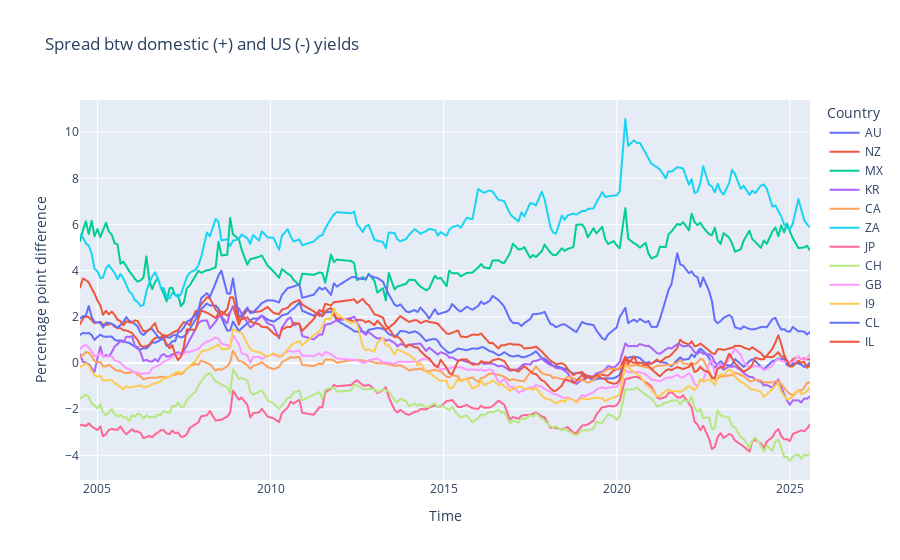

Notebook cell for this chart:
### Code cell
# Plot of expected depreciation rates, starting July 2004
plot_data = spread_data[['REF_AREA','yield_spread']].copy()
plot_data = plot_data[~(plot_data['REF_AREA']).isin(
    ['DE','SE', 'FR', 'ES'] # countries to exclude
)]
plot_data.sort_values(by='REF_AREA',inplace=True)
plot_data.sort_index(inplace=True)

display(spread_data.head())

px.line(
    plot_data,
    y='yield_spread',
    line_group='REF_AREA',
    color='REF_AREA',
    labels={
        'TIME_PERIOD' : 'Time',
        'yield_spread' : 'Percentage point difference',
        'REF_AREA' : 'Country',
    },
    title='Spread btw domestic (+) and US (-) yields',
)

### Figure 1 — Plotly figure (JSON) as saved in the notebook; plotly's stock layout.template omitted (floating-point values rounded to 4 significant figures; data arrays with more than 128 entries replaced by an {"elided": "..."} marker saying what was removed)
{"data": [{"hovertemplate": "Country=AU<br>Time=%{x}<br>Percentage point difference=%{y}<extra></extra>", "legendgroup": "AU", "line": {"color": "#636efa", "dash": "solid"}, "marker": {"symbol": "circle"}, "mode": "lines", "name": "AU", "showlegend": true, "type": "scattergl", "x": {"elided": "193 str values"}, "xaxis": "x", "y": {"elided": "193 float values"}, "yaxis": "y"}, {"hovertemplate": "Country=NZ<br>Time=%{x}<br>Percentage point difference=%{y}<extra></extra>", "legendgroup": "NZ", "line": {"color": "#EF553B", "dash": "solid"}, "marker": {"symbol": "circle"}, "mode": "lines", "name": "NZ", "showlegend": true, "type": "scattergl", "x": {"elided": "193 str values"}, "xaxis": "x", "y": {"elided": "193 float values"}, "yaxis": "y"}, {"hovertemplate": "Country=MX<br>Time=%{x}<br>Percentage point difference=%{y}<extra></extra>", "legendgroup": "MX", "line": {"color": "#00cc96", "dash": "solid"}, "marker": {"symbol": "circle"}, "mode": "lines", "name": "MX", "showlegend": true, "type": "scattergl", "x": {"elided": "193 str values"}, "xaxis": "x", "y": {"elided": "193 float values"}, "yaxis": "y"}, {"hovertemplate": "Country=KR<br>Time=%{x}<br>Percentage point difference=%{y}<extra></extra>", "legendgroup": "KR", "line": {"color": "#ab63fa", "dash": "solid"}, "marker": {"symbol": "circle"}, "mode": "lines", "name": "KR", "showlegend": true, "type": "scattergl", "x": {"elided": "193 str values"}, "xaxis": "x", "y": {"elided": "193 float values"}, "yaxis": "y"}, {"hovertemplate": "Country=CA<br>Time=%{x}<br>Percentage point difference=%{y}<extra></extra>", "legendgroup": "CA", "line": {"color": "#FFA15A", "dash": "solid"}, "marker": {"symbol": "circle"}, "mode": "lines", "name": "CA", "showlegend": true, "type": "scattergl", "x": {"elided": "193 str values"}, "xaxis": "x", "y": {"elided": "193 float values"}, "yaxis": "y"}, {"hovertemplate": "Country=ZA<br>Time=%{x}<br>Percentage point difference=%{y}<extra></extra>", "legendgroup": "ZA", "line": {"color": "#19d3f3", "dash": "solid"}, "marker": {"symbol": "circle"}, "mode": "lines", "name": "ZA", "showlegend": true, "type": "scattergl", "x": {"elided": "193 str values"}, "xaxis": "x", "y": {"elided": "193 float values"}, "yaxis": "y"}, {"hovertemplate": "Country=JP<br>Time=%{x}<br>Percentage point difference=%{y}<extra></extra>", "legendgroup": "JP", "line": {"color": "#FF6692", "dash": "solid"}, "marker": {"symbol": "circle"}, "mode": "lines", "name": "JP", "showlegend": true, "type": "scattergl", "x": {"elided": "193 str values"}, "xaxis": "x", "y": {"elided": "193 float values"}, "yaxis": "y"}, {"hovertemplate": "Country=CH<br>Time=%{x}<br>Percentage point difference=%{y}<extra></extra>", "legendgroup": "CH", "line": {"color": "#B6E880", "dash": "solid"}, "marker": {"symbol": "circle"}, "mode": "lines", "name": "CH", "showlegend": true, "type": "scattergl", "x": {"elided": "193 str values"}, "xaxis": "x", "y": {"elided": "193 float values"}, "yaxis": "y"}, {"hovertemplate": "Country=GB<br>Time=%{x}<br>Percentage point difference=%{y}<extra></extra>", "legendgroup": "GB", "line": {"color": "#FF97FF", "dash": "solid"}, "marker": {"symbol": "circle"}, "mode": "lines", "name": "GB", "showlegend": true, "type": "scattergl", "x": {"elided": "193 str values"}, "xaxis": "x", "y": {"elided": "193 float values"}, "yaxis": "y"}, {"hovertemplate": "Country=I9<br>Time=%{x}<br>Percentage point difference=%{y}<extra></extra>", "legendgroup": "I9", "line": {"color": "#FECB52", "dash": "solid"}, "marker": {"symbol": "circle"}, "mode": "lines", "name": "I9", "showlegend": true, "type": "scattergl", "x": {"elided": "193 str values"}, "xaxis": "x", "y": {"elided": "193 float values"}, "yaxis": "y"}, {"hovertemplate": "Country=CL<br>Time=%{x}<br>Percentage point difference=%{y}<extra></extra>", "legendgroup": "CL", "line": {"color": "#636efa", "dash": "solid"}, "marker": {"symbol": "circle"}, "mode": "lines", "name": "CL", "showlegend": true, "type": "scattergl", "x": {"elided": "193 str values"}, "xaxis": "x", "y": {"elided": "193 float values"}, "yaxis": "y"}, {"hovertemplate": "Country=IL<br>Time=%{x}<br>Percentage point difference=%{y}<extra></extra>", "legendgroup": "IL", "line": {"color": "#EF553B", "dash": "solid"}, "marker": {"symbol": "circle"}, "mode": "lines", "name": "IL", "showlegend": true, "type": "scattergl", "x": {"elided": "193 str values"}, "xaxis": "x", "y": {"elided": "193 float values"}, "yaxis": "y"}], "layout": {"legend": {"title": {"text": "Country"}, "tracegroupgap": 0}, "title": {"text": "Spread btw domestic (+) and US (-) yields"}, "xaxis": {"anchor": "y", "domain": [0, 1], "title": {"text": "Time"}}, "yaxis": {"anchor": "x", "domain": [0, 1], "title": {"text": "Percentage point difference"}}}}
